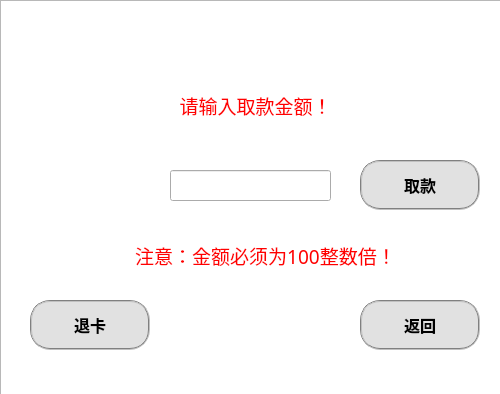
<?xml version="1.0" encoding="UTF-8"?>
<ui version="4.0">
 <class>cash1</class>
 <widget class="QWidget" name="cash1">
  <property name="geometry">
   <rect>
    <x>0</x>
    <y>0</y>
    <width>500</width>
    <height>394</height>
   </rect>
  </property>
  <property name="windowTitle">
   <string>cash1</string>
  </property>
  <property name="styleSheet">
   <string notr="true">#cash1{background-color: rgb(52, 80, 164);border-top-left-radius:15px;border-top-right-radius:5px;border-bottom-left-radius:15px;border-bottom-right-radius:5px}
</string>
  </property>
  <widget class="QPushButton" name="return_btn">
   <property name="geometry">
    <rect>
     <x>360</x>
     <y>300</y>
     <width>120</width>
     <height>50</height>
    </rect>
   </property>
   <property name="font">
    <font>
     <family>微软雅黑</family>
     <pointsize>12</pointsize>
     <weight>75</weight>
     <bold>true</bold>
    </font>
   </property>
   <property name="styleSheet">
    <string notr="true">QPushButton{border:2px groove gray;border-radius:20px;padding:2px 4px;background-color: rgb(225, 225, 225);}
QPushButton:hover{background-color: rgb(14, 122, 255);border:none;color:rgb(255, 255, 255);}
QPushButton:checked{background-color: rgb(20, 62, 134);border:none;color:rgb(255, 255, 255);}</string>
   </property>
   <property name="text">
    <string>返回</string>
   </property>
  </widget>
  <widget class="QLineEdit" name="amount">
   <property name="geometry">
    <rect>
     <x>170</x>
     <y>170</y>
     <width>161</width>
     <height>31</height>
    </rect>
   </property>
   <property name="font">
    <font>
     <family>微软雅黑</family>
     <pointsize>14</pointsize>
    </font>
   </property>
   <property name="styleSheet">
    <string notr="true"/>
   </property>
  </widget>
  <widget class="QLabel" name="label1">
   <property name="geometry">
    <rect>
     <x>120</x>
     <y>80</y>
     <width>271</width>
     <height>51</height>
    </rect>
   </property>
   <property name="sizePolicy">
    <sizepolicy hsizetype="Preferred" vsizetype="Preferred">
     <horstretch>0</horstretch>
     <verstretch>0</verstretch>
    </sizepolicy>
   </property>
   <property name="font">
    <font>
     <family>华文中宋</family>
     <pointsize>14</pointsize>
     <weight>50</weight>
     <bold>false</bold>
    </font>
   </property>
   <property name="styleSheet">
    <string notr="true">color:rgb(255, 0, 0)</string>
   </property>
   <property name="text">
    <string>请输入取款金额！</string>
   </property>
   <property name="scaledContents">
    <bool>false</bool>
   </property>
   <property name="alignment">
    <set>Qt::AlignCenter</set>
   </property>
   <property name="wordWrap">
    <bool>false</bool>
   </property>
   <property name="margin">
    <number>0</number>
   </property>
   <property name="openExternalLinks">
    <bool>false</bool>
   </property>
  </widget>
  <widget class="QLabel" name="label1_3">
   <property name="geometry">
    <rect>
     <x>90</x>
     <y>230</y>
     <width>351</width>
     <height>51</height>
    </rect>
   </property>
   <property name="sizePolicy">
    <sizepolicy hsizetype="Preferred" vsizetype="Preferred">
     <horstretch>0</horstretch>
     <verstretch>0</verstretch>
    </sizepolicy>
   </property>
   <property name="font">
    <font>
     <family>华文中宋</family>
     <pointsize>14</pointsize>
     <weight>50</weight>
     <bold>false</bold>
    </font>
   </property>
   <property name="styleSheet">
    <string notr="true">color:rgb(255, 0, 0)</string>
   </property>
   <property name="text">
    <string>注意：金额必须为100整数倍！</string>
   </property>
   <property name="scaledContents">
    <bool>false</bool>
   </property>
   <property name="alignment">
    <set>Qt::AlignCenter</set>
   </property>
   <property name="wordWrap">
    <bool>false</bool>
   </property>
   <property name="margin">
    <number>0</number>
   </property>
   <property name="openExternalLinks">
    <bool>false</bool>
   </property>
  </widget>
  <widget class="QPushButton" name="cash_btn">
   <property name="geometry">
    <rect>
     <x>360</x>
     <y>160</y>
     <width>120</width>
     <height>50</height>
    </rect>
   </property>
   <property name="font">
    <font>
     <family>微软雅黑</family>
     <pointsize>12</pointsize>
     <weight>75</weight>
     <bold>true</bold>
    </font>
   </property>
   <property name="styleSheet">
    <string notr="true">QPushButton{border:2px groove gray;border-radius:20px;padding:2px 4px;background-color: rgb(225, 225, 225);}
QPushButton:hover{background-color: rgb(14, 122, 255);border:none;color:rgb(255, 255, 255);}
QPushButton:checked{background-color: rgb(20, 62, 134);border:none;color:rgb(255, 255, 255);}</string>
   </property>
   <property name="text">
    <string>取款</string>
   </property>
  </widget>
  <widget class="QPushButton" name="card_out_btn">
   <property name="geometry">
    <rect>
     <x>30</x>
     <y>300</y>
     <width>120</width>
     <height>50</height>
    </rect>
   </property>
   <property name="font">
    <font>
     <family>微软雅黑</family>
     <pointsize>12</pointsize>
     <weight>75</weight>
     <bold>true</bold>
    </font>
   </property>
   <property name="styleSheet">
    <string notr="true">QPushButton{border:2px groove gray;border-radius:20px;padding:2px 4px;background-color: rgb(225, 225, 225);}
QPushButton:hover{background-color: rgb(255, 0, 0);border:none;color:rgb(255, 255, 255);}
QPushButton:checked{background-color: rgb(20, 62, 134);border:none;color:rgb(255, 255, 255);}</string>
   </property>
   <property name="text">
    <string>退卡</string>
   </property>
  </widget>
  <widget class="QListView" name="listView">
   <property name="geometry">
    <rect>
     <x>0</x>
     <y>0</y>
     <width>501</width>
     <height>401</height>
    </rect>
   </property>
   <property name="styleSheet">
    <string notr="true">border-image:url(:/back/back.png)</string>
   </property>
  </widget>
  <zorder>listView</zorder>
  <zorder>return_btn</zorder>
  <zorder>amount</zorder>
  <zorder>label1</zorder>
  <zorder>label1_3</zorder>
  <zorder>cash_btn</zorder>
  <zorder>card_out_btn</zorder>
 </widget>
 <resources>
  <include location="hnu.qrc"/>
 </resources>
 <connections/>
</ui>
